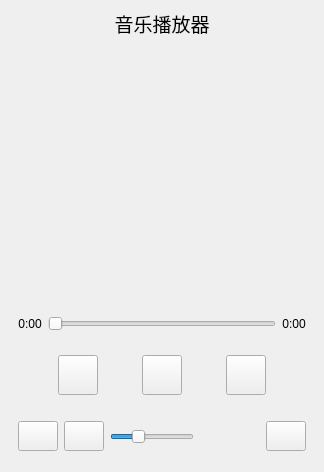
<?xml version="1.0" encoding="UTF-8"?>
<ui version="4.0">
 <class>MainWindow</class>
 <widget class="QMainWindow" name="MainWindow">
  <property name="enabled">
   <bool>true</bool>
  </property>
  <property name="geometry">
   <rect>
    <x>0</x>
    <y>0</y>
    <width>324</width>
    <height>472</height>
   </rect>
  </property>
  <property name="maximumSize">
   <size>
    <width>324</width>
    <height>472</height>
   </size>
  </property>
  <property name="acceptDrops">
   <bool>false</bool>
  </property>
  <property name="windowTitle">
   <string>音乐播放器</string>
  </property>
  <property name="windowIcon">
   <iconset resource="qrc.qrc">
    <normaloff>:/coin/music.ico</normaloff>:/coin/music.ico</iconset>
  </property>
  <property name="autoFillBackground">
   <bool>false</bool>
  </property>
  <property name="styleSheet">
   <string notr="true"/>
  </property>
  <property name="animated">
   <bool>true</bool>
  </property>
  <widget class="QWidget" name="centralwidget">
   <property name="maximumSize">
    <size>
     <width>16777215</width>
     <height>16777215</height>
    </size>
   </property>
   <property name="acceptDrops">
    <bool>true</bool>
   </property>
   <property name="autoFillBackground">
    <bool>false</bool>
   </property>
   <layout class="QVBoxLayout" name="verticalLayout">
    <item>
     <widget class="QLabel" name="musicNameLabel">
      <property name="font">
       <font>
        <pointsize>14</pointsize>
       </font>
      </property>
      <property name="text">
       <string>音乐播放器</string>
      </property>
      <property name="alignment">
       <set>Qt::AlignmentFlag::AlignCenter</set>
      </property>
     </widget>
    </item>
    <item>
     <widget class="QStackedWidget" name="stackedWidget">
      <property name="layoutDirection">
       <enum>Qt::LayoutDirection::LeftToRight</enum>
      </property>
      <property name="currentIndex">
       <number>1</number>
      </property>
      <widget class="QWidget" name="page">
       <layout class="QGridLayout" name="gridLayout">
        <item row="0" column="0">
         <widget class="QListView" name="musicListView">
          <property name="horizontalScrollBarPolicy">
           <enum>Qt::ScrollBarPolicy::ScrollBarAsNeeded</enum>
          </property>
          <property name="editTriggers">
           <set>QAbstractItemView::EditTrigger::NoEditTriggers</set>
          </property>
         </widget>
        </item>
       </layout>
      </widget>
      <widget class="QWidget" name="page_2">
       <layout class="QGridLayout" name="gridLayout_2">
        <item row="0" column="0">
         <widget class="QLabel" name="backgroundImgLabel">
          <property name="maximumSize">
           <size>
            <width>300</width>
            <height>300</height>
           </size>
          </property>
          <property name="text">
           <string/>
          </property>
          <property name="pixmap">
           <pixmap resource="qrc.qrc">:/coin/changpian.png</pixmap>
          </property>
          <property name="scaledContents">
           <bool>true</bool>
          </property>
          <property name="alignment">
           <set>Qt::AlignmentFlag::AlignCenter</set>
          </property>
         </widget>
        </item>
       </layout>
      </widget>
     </widget>
    </item>
    <item>
     <widget class="QWidget" name="widget_2" native="true">
      <layout class="QHBoxLayout" name="horizontalLayout_2">
       <item>
        <widget class="QLabel" name="beginLabel">
         <property name="text">
          <string>0:00</string>
         </property>
         <property name="alignment">
          <set>Qt::AlignmentFlag::AlignCenter</set>
         </property>
         <property name="buddy">
          <cstring>timeHorizontalSlider</cstring>
         </property>
        </widget>
       </item>
       <item>
        <widget class="QSlider" name="timeHorizontalSlider">
         <property name="orientation">
          <enum>Qt::Orientation::Horizontal</enum>
         </property>
        </widget>
       </item>
       <item>
        <widget class="QLabel" name="finishLabel">
         <property name="text">
          <string>0:00</string>
         </property>
         <property name="alignment">
          <set>Qt::AlignmentFlag::AlignCenter</set>
         </property>
         <property name="buddy">
          <cstring>timeHorizontalSlider</cstring>
         </property>
        </widget>
       </item>
      </layout>
     </widget>
    </item>
    <item>
     <widget class="QWidget" name="widget" native="true">
      <property name="minimumSize">
       <size>
        <width>0</width>
        <height>50</height>
       </size>
      </property>
      <layout class="QHBoxLayout" name="horizontalLayout">
       <item>
        <spacer name="horizontalSpacer_4">
         <property name="orientation">
          <enum>Qt::Orientation::Horizontal</enum>
         </property>
         <property name="sizeHint" stdset="0">
          <size>
           <width>40</width>
           <height>20</height>
          </size>
         </property>
        </spacer>
       </item>
       <item>
        <widget class="QPushButton" name="previousPushButton">
         <property name="minimumSize">
          <size>
           <width>40</width>
           <height>40</height>
          </size>
         </property>
         <property name="toolTip">
          <string>上一首</string>
         </property>
         <property name="text">
          <string/>
         </property>
         <property name="icon">
          <iconset theme="QIcon::ThemeIcon::MediaSeekBackward"/>
         </property>
        </widget>
       </item>
       <item>
        <spacer name="horizontalSpacer">
         <property name="orientation">
          <enum>Qt::Orientation::Horizontal</enum>
         </property>
         <property name="sizeHint" stdset="0">
          <size>
           <width>20</width>
           <height>20</height>
          </size>
         </property>
        </spacer>
       </item>
       <item>
        <widget class="QPushButton" name="stopPushButton">
         <property name="minimumSize">
          <size>
           <width>40</width>
           <height>40</height>
          </size>
         </property>
         <property name="toolTip">
          <string>暂停</string>
         </property>
         <property name="text">
          <string/>
         </property>
         <property name="icon">
          <iconset resource="qrc.qrc">
           <normaloff>:/coin/start.png</normaloff>:/coin/start.png</iconset>
         </property>
        </widget>
       </item>
       <item>
        <spacer name="horizontalSpacer_2">
         <property name="orientation">
          <enum>Qt::Orientation::Horizontal</enum>
         </property>
         <property name="sizeHint" stdset="0">
          <size>
           <width>20</width>
           <height>20</height>
          </size>
         </property>
        </spacer>
       </item>
       <item>
        <widget class="QPushButton" name="nextPushButton">
         <property name="minimumSize">
          <size>
           <width>40</width>
           <height>40</height>
          </size>
         </property>
         <property name="toolTip">
          <string>下一首</string>
         </property>
         <property name="text">
          <string/>
         </property>
         <property name="icon">
          <iconset theme="QIcon::ThemeIcon::MediaSeekForward"/>
         </property>
        </widget>
       </item>
       <item>
        <spacer name="horizontalSpacer_3">
         <property name="orientation">
          <enum>Qt::Orientation::Horizontal</enum>
         </property>
         <property name="sizeHint" stdset="0">
          <size>
           <width>40</width>
           <height>20</height>
          </size>
         </property>
        </spacer>
       </item>
      </layout>
     </widget>
    </item>
    <item>
     <widget class="QWidget" name="widget_3" native="true">
      <property name="minimumSize">
       <size>
        <width>0</width>
        <height>40</height>
       </size>
      </property>
      <layout class="QHBoxLayout" name="horizontalLayout_3">
       <item>
        <widget class="QPushButton" name="openFilePushButton">
         <property name="minimumSize">
          <size>
           <width>30</width>
           <height>30</height>
          </size>
         </property>
         <property name="toolTip">
          <string>读取音乐</string>
         </property>
         <property name="text">
          <string/>
         </property>
         <property name="icon">
          <iconset theme="QIcon::ThemeIcon::DocumentOpen"/>
         </property>
        </widget>
       </item>
       <item>
        <widget class="QPushButton" name="soundPushButton">
         <property name="minimumSize">
          <size>
           <width>30</width>
           <height>30</height>
          </size>
         </property>
         <property name="toolTip">
          <string>静音</string>
         </property>
         <property name="text">
          <string/>
         </property>
         <property name="icon">
          <iconset resource="qrc.qrc">
           <normaloff>:/coin/vol.png</normaloff>:/coin/vol.png</iconset>
         </property>
         <property name="iconSize">
          <size>
           <width>14</width>
           <height>14</height>
          </size>
         </property>
        </widget>
       </item>
       <item>
        <widget class="QSlider" name="soundHorizontalSlider">
         <property name="minimumSize">
          <size>
           <width>0</width>
           <height>35</height>
          </size>
         </property>
         <property name="sizeIncrement">
          <size>
           <width>0</width>
           <height>0</height>
          </size>
         </property>
         <property name="value">
          <number>30</number>
         </property>
         <property name="orientation">
          <enum>Qt::Orientation::Horizontal</enum>
         </property>
         <property name="tickInterval">
          <number>0</number>
         </property>
        </widget>
       </item>
       <item>
        <spacer name="horizontalSpacer_5">
         <property name="orientation">
          <enum>Qt::Orientation::Horizontal</enum>
         </property>
         <property name="sizeHint" stdset="0">
          <size>
           <width>40</width>
           <height>20</height>
          </size>
         </property>
        </spacer>
       </item>
       <item>
        <widget class="QPushButton" name="listPushButton">
         <property name="minimumSize">
          <size>
           <width>30</width>
           <height>30</height>
          </size>
         </property>
         <property name="toolTip">
          <string>音乐列表</string>
         </property>
         <property name="text">
          <string/>
         </property>
         <property name="icon">
          <iconset theme="QIcon::ThemeIcon::FormatJustifyLeft"/>
         </property>
        </widget>
       </item>
      </layout>
     </widget>
    </item>
   </layout>
  </widget>
 </widget>
 <resources>
  <include location="qrc.qrc"/>
 </resources>
 <connections/>
</ui>
